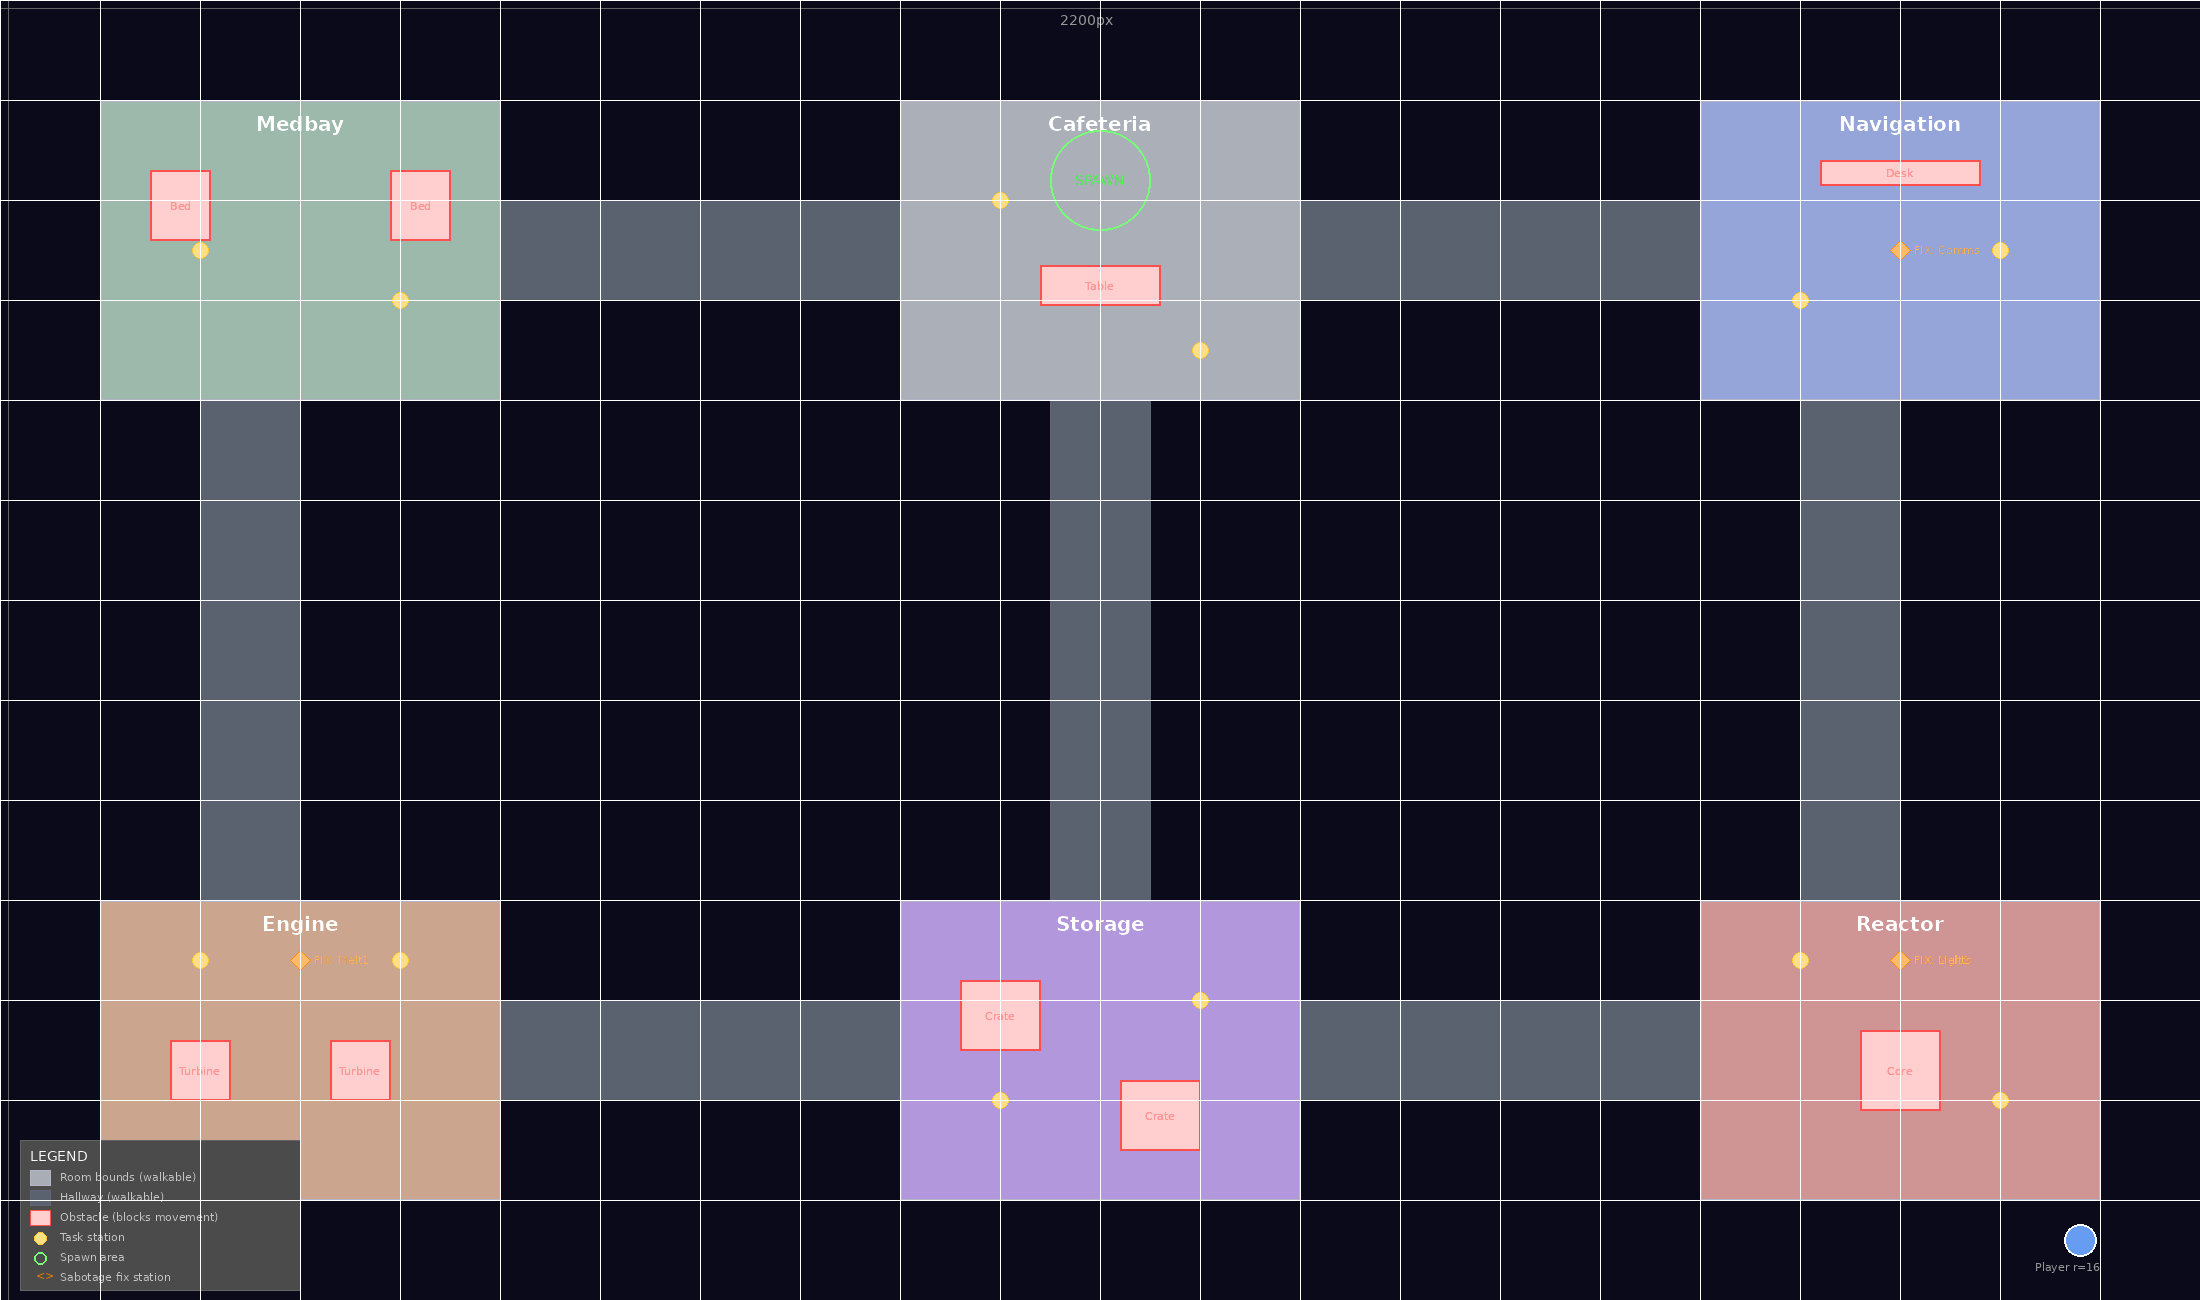

Python code for this plot:
"""Generate a map template PNG showing all room bounds, hallways, obstacles,
task stations, fix stations, spawn point, and waypoints — so an artist can
draw on top of it and know everything lines up with the game's collision."""

from PIL import Image, ImageDraw, ImageFont

W, H = 2200, 1300

img = Image.new("RGBA", (W, H), (10, 10, 26, 255))  # dark space background
draw = ImageDraw.Draw(img)

# Try to use a decent font, fall back to default
try:
    font = ImageFont.truetype("/usr/share/fonts/truetype/dejavu/DejaVuSans-Bold.ttf", 20)
    font_sm = ImageFont.truetype("/usr/share/fonts/truetype/dejavu/DejaVuSans.ttf", 14)
    font_xs = ImageFont.truetype("/usr/share/fonts/truetype/dejavu/DejaVuSans.ttf", 11)
except:
    font = ImageFont.load_default()
    font_sm = font
    font_xs = font

# --- Hallways (draw first, under rooms) ---
hallways = [
    (440, 200, 520, 100),   # medbay <-> cafeteria
    (1240, 200, 520, 100),  # cafeteria <-> navigation
    (440, 1000, 520, 100),  # engine <-> storage
    (1240, 1000, 520, 100), # storage <-> reactor
    (200, 340, 100, 620),   # medbay <-> engine
    (1050, 340, 100, 620),  # cafeteria <-> storage
    (1800, 340, 100, 620),  # navigation <-> reactor
]
for x, y, w, h in hallways:
    draw.rectangle([x, y, x+w, y+h], fill=(45, 55, 72, 200), outline=(100, 100, 120, 255), width=1)

# --- Rooms ---
rooms = [
    ("Medbay",     100,  100, 400, 300, "#2D6A4F"),
    ("Cafeteria",  900,  100, 400, 300, "#4A5568"),
    ("Navigation", 1700, 100, 400, 300, "#1E40AF"),
    ("Engine",     100,  900, 400, 300, "#92400E"),
    ("Storage",    900,  900, 400, 300, "#5B21B6"),
    ("Reactor",    1700, 900, 400, 300, "#991B1B"),
]

def hex_to_rgb(h):
    h = h.lstrip("#")
    return tuple(int(h[i:i+2], 16) for i in (0, 2, 4))

for name, x, y, w, h, color in rooms:
    r, g, b = hex_to_rgb(color)
    # Semi-transparent fill
    draw.rectangle([x, y, x+w, y+h], fill=(r, g, b, 120), outline=(180, 180, 200, 255), width=2)
    # Room label
    bbox = draw.textbbox((0, 0), name, font=font)
    tw = bbox[2] - bbox[0]
    draw.text((x + w//2 - tw//2, y + 12), name, fill="white", font=font)

# --- Obstacles (furniture collision boxes) — RED outlines ---
obstacles = [
    ("Bed",       150,  170,  60,  70),
    ("Bed",       390,  170,  60,  70),
    ("Table",     1040, 265, 120,  40),
    ("Desk",      1820, 160, 160,  25),
    ("Turbine",   170, 1040,  60,  60),
    ("Turbine",   330, 1040,  60,  60),
    ("Crate",     960,  980,  80,  70),
    ("Crate",    1120, 1080,  80,  70),
    ("Core",     1860, 1030,  80,  80),
]
for label, x, y, w, h in obstacles:
    draw.rectangle([x, y, x+w, y+h], fill=(255, 50, 50, 60), outline=(255, 80, 80, 255), width=2)
    bbox = draw.textbbox((0, 0), label, font=font_xs)
    tw = bbox[2] - bbox[0]
    draw.text((x + w//2 - tw//2, y + h//2 - 6), label, fill=(255, 150, 150), font=font_xs)

# --- Spawn point — GREEN circle ---
spawn_x, spawn_y = 1100, 180
draw.ellipse([spawn_x-50, spawn_y-50, spawn_x+50, spawn_y+50],
             outline=(80, 255, 80, 200), width=2)
draw.text((spawn_x - 25, spawn_y - 8), "SPAWN", fill=(80, 255, 80), font=font_sm)

# --- Task station positions — YELLOW dots ---
# From tasks.go: each room has stations at specific positions
task_stations = [
    # Medbay
    (200, 250), (400, 300),
    # Cafeteria
    (1000, 200), (1200, 350),
    # Navigation
    (1800, 300), (2000, 250),
    # Engine
    (200, 960), (400, 960),
    # Storage
    (1000, 1100), (1200, 1000),
    # Reactor
    (1800, 960), (2000, 1100),
]
for tx, ty in task_stations:
    draw.ellipse([tx-8, ty-8, tx+8, ty+8], fill=(255, 200, 50, 150), outline=(255, 200, 50, 255), width=1)

# --- Sabotage fix stations — ORANGE diamonds ---
fix_stations = [
    ("FIX: Lights", 1900, 960),   # reactor (lights_out fix)
    ("FIX: Comms",  1900, 250),   # navigation (comms_down fix)
    ("FIX: Melt1",  300, 960),    # engine (meltdown fix 1)
    ("FIX: Melt2",  1900, 960),   # reactor (meltdown fix 2)
]
for label, fx, fy in fix_stations:
    pts = [(fx, fy-10), (fx+10, fy), (fx, fy+10), (fx-10, fy)]
    draw.polygon(pts, fill=(255, 140, 0, 150), outline=(255, 140, 0, 255))
    draw.text((fx + 14, fy - 7), label, fill=(255, 180, 80), font=font_xs)

# --- Legend ---
legend_x, legend_y = 20, H - 160
draw.rectangle([legend_x, legend_y, legend_x + 280, legend_y + 150],
               fill=(0, 0, 0, 180), outline=(100, 100, 100))
draw.text((legend_x + 10, legend_y + 8), "LEGEND", fill="white", font=font_sm)

# Room fill
draw.rectangle([legend_x+10, legend_y+30, legend_x+30, legend_y+45],
               fill=(70, 80, 100, 120), outline=(180, 180, 200))
draw.text((legend_x+40, legend_y+30), "Room bounds (walkable)", fill=(200,200,200), font=font_xs)

# Hallway
draw.rectangle([legend_x+10, legend_y+50, legend_x+30, legend_y+65],
               fill=(45, 55, 72, 200), outline=(100, 100, 120))
draw.text((legend_x+40, legend_y+50), "Hallway (walkable)", fill=(200,200,200), font=font_xs)

# Obstacle
draw.rectangle([legend_x+10, legend_y+70, legend_x+30, legend_y+85],
               fill=(255, 50, 50, 60), outline=(255, 80, 80))
draw.text((legend_x+40, legend_y+70), "Obstacle (blocks movement)", fill=(200,200,200), font=font_xs)

# Task
draw.ellipse([legend_x+14, legend_y+92, legend_x+26, legend_y+104],
             fill=(255, 200, 50, 150), outline=(255, 200, 50))
draw.text((legend_x+40, legend_y+90), "Task station", fill=(200,200,200), font=font_xs)

# Spawn
draw.ellipse([legend_x+14, legend_y+112, legend_x+26, legend_y+124],
             outline=(80, 255, 80, 200), width=2)
draw.text((legend_x+40, legend_y+110), "Spawn area", fill=(200,200,200), font=font_xs)

# Fix station
draw.text((legend_x+16, legend_y+128), "<>", fill=(255, 140, 0), font=font_xs)
draw.text((legend_x+40, legend_y+130), "Sabotage fix station", fill=(200,200,200), font=font_xs)

# --- Dimensions annotation ---
# Top ruler
draw.line([(0, 8), (W, 8)], fill=(100, 100, 100), width=1)
draw.text((W//2 - 40, 12), f"{W}px", fill=(150, 150, 150), font=font_sm)
# Left ruler
draw.line([(8, 0), (8, H)], fill=(100, 100, 100), width=1)

# Player size reference
ref_x, ref_y = W - 120, H - 60
draw.ellipse([ref_x-16, ref_y-16, ref_x+16, ref_y+16],
             fill=(60, 130, 240, 200), outline=(255, 255, 255, 200), width=2)
draw.text((ref_x - 45, ref_y + 20), "Player r=16", fill=(150, 150, 150), font=font_xs)

# Grid lines every 100px (very subtle)
for gx in range(0, W, 100):
    draw.line([(gx, 0), (gx, H)], fill=(255, 255, 255, 15), width=1)
for gy in range(0, H, 100):
    draw.line([(0, gy), (W, gy)], fill=(255, 255, 255, 15), width=1)

# Save
out_path = "/home/franz/Dropbox/IT/gameX/map_template.png"
img.save(out_path)
print(f"Saved template to {out_path}")
print(f"Size: {W}x{H}px")
